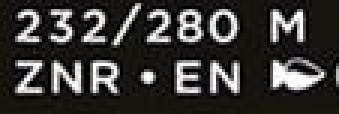
#> input picture Info translate/immagine_di_prova.JPG, 113 x 38 px (shown 3 times larger)
$ python -i 'data generator.py'   (imports and definitions only)
#> lines starting #> are read from the running program, lines starting #| are printed output that depends on the picture
#> further down, picture is the input picture: PIL image 113x38 RGB; mean R, G, B 58.9, 57, 55.3
from PIL import Image, ImageDraw, ImageFont, ImageFilter
import numpy as np
import random

font_path = "./comfortaa/Comfortaa-Regular.ttf"

def generate_character_image(c, name, font_path, font_size = 64, image_size = (64 ,64), color_text = 255, color_background = 0):
    image_width, image_height = image_size

    img = Image.new("L", (image_width, image_height), color_background)
    draw = ImageDraw.Draw(img)

    font = ImageFont.truetype(font_path, font_size)
    text_width = draw.textlength(c, font=font)
    text_height = font_size
    text_x = (image_width - text_width) // 2
    text_y = (image_height - text_height) // 2
    draw.text((text_x, text_y), c, fill=color_text, font=font)

    img = random_modify(img)

    img.save(f"./data for training/{name}.png")

def random_modify(img):
    k = random.randint(0, 360)
    rotated_img = img.rotate(k, expand=False)
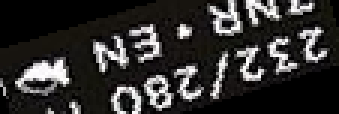
#> rotated_img: PIL image 113x38 RGB (shown 3 times larger); mean R, G, B 49.5, 48, 47
    resized_img = rotated_img.resize(img.size)
    f = random.randint(0, 1)
    if f == 0:
        result = resized_img.filter(ImageFilter.BLUR)
    if f == 1:
        result = resized_img.filter(ImageFilter.DETAIL)
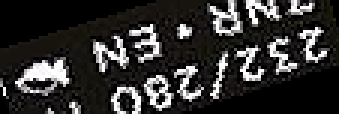
#> result: PIL image 113x38 RGB (shown 3 times larger); mean R, G, B 49.6, 48.4, 47.3
    return result


def generate_dataset(chars, size):
    for char in chars:
        for i in range (size):
            if char == '/':
                generate_character_image(char, f"#_{i}", font_path) # this is special
            generate_character_image(char, f"{char}_{i}", font_path)

chars = ['A', 'B', 'C', 'D', 'E', 'F', 'G', 'H', 'I', 'J', 'K', 'L', 'M', 'N', 'O', 'P', 'Q', 'R', 'S', 'T', 'U', 'V', 'W', 'X', 'Y', 'Z',
             '0', '1', '2', '3', '4', '5', '6', '7', '8', '9', '/', '.']

# [1 line not run here, left out]

>>> from PIL import Image
>>> picture = Image.open('immagine_di_prova.JPG')
>>> result = random_modify(picture)
